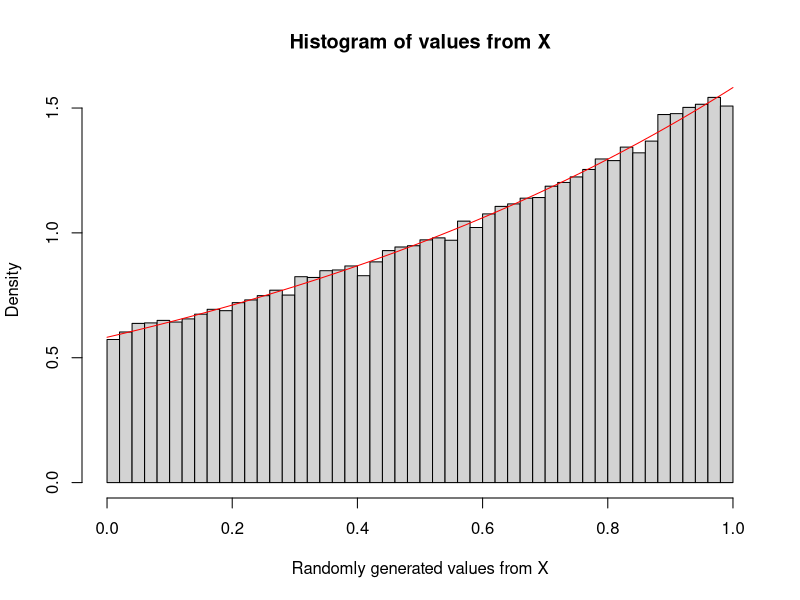
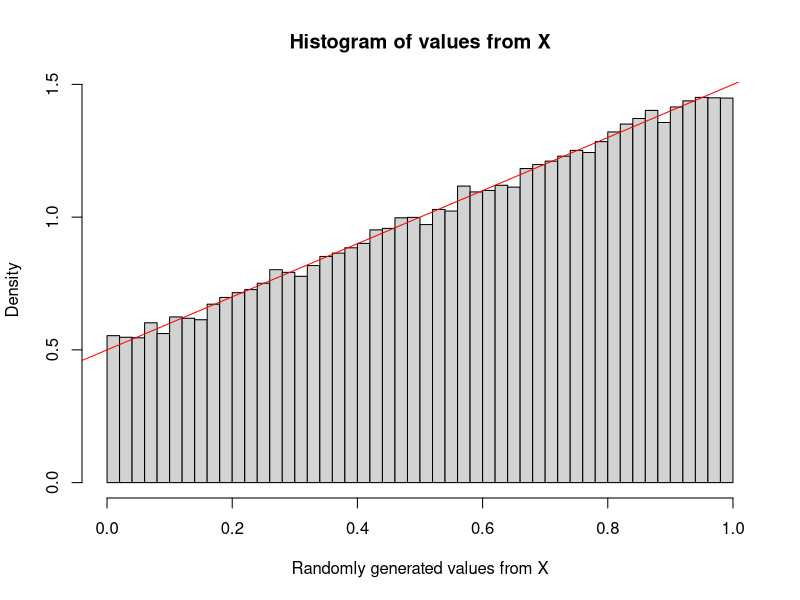

The R script that drew these images, in order:
## ---- chunk 1
# 10,000 randomly generated values
N <- 10^5
random_x <- log((exp(1) - 1) * runif(N) + 1)
## ---- chunk 2
# Histogram of random numbers along with curve of f(x) function
hist(random_x, freq = FALSE, breaks = seq.int(0,50)/50,
     xlab = "Randomly generated values from X",
     main = "Histogram of values from X" )
curve(exp(x)/(exp(1)-1), 0, 1, add = TRUE, col = "red")
## ---- chunk 3
# 10,000 randomly generated values
N <- 10^5
random_x <- (1/2)*(sqrt(1 + 8 * runif(N)) - 1)
## ---- chunk 4
# Histogram of random numbers along with curve of f(x) function
hist(random_x, freq = FALSE, breaks = seq.int(0,50)/50,
     xlab = "Randomly generated values from X",
     main = "Histogram of values from X" )
abline(0.5, 1, col = "red")
